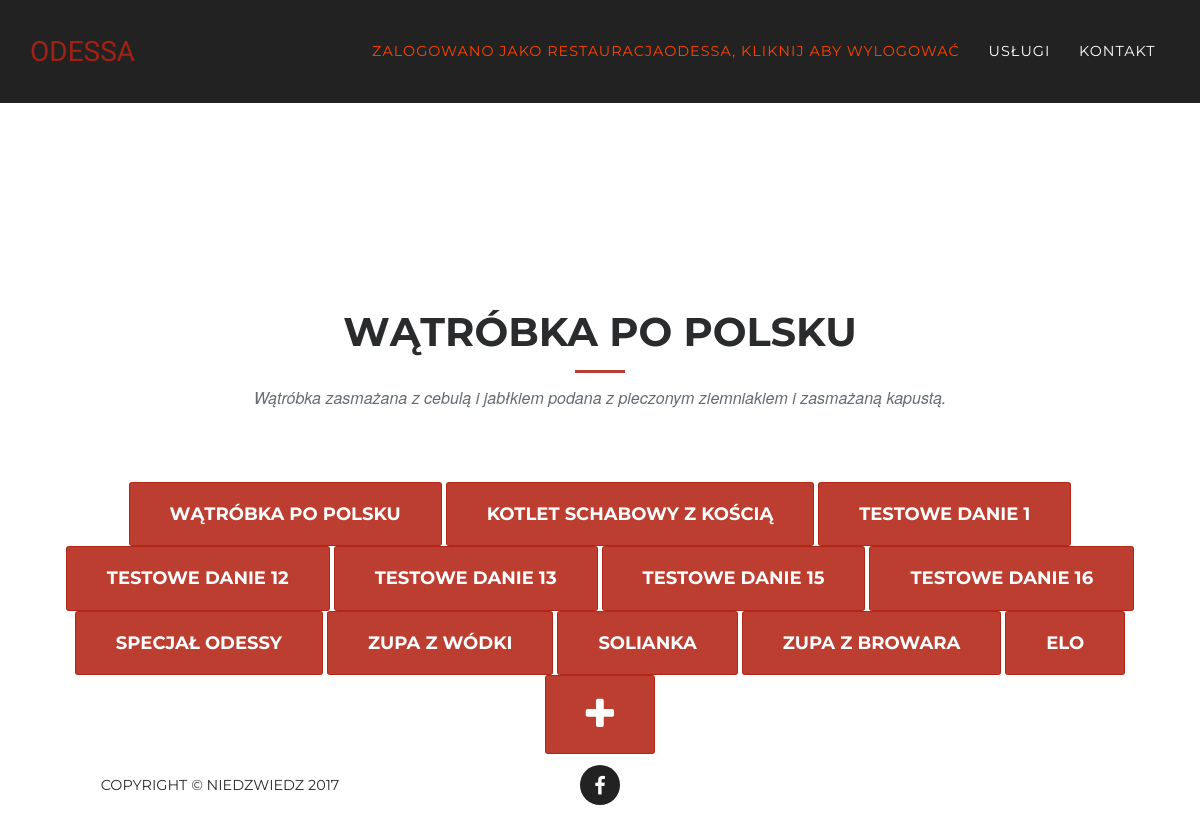
The page /dzis (signed in) on the database its author committed.
### odessaapp/models.py (models this page shows, shortened)
class DailyDish(models.Model):
    name = models.CharField(max_length=50, verbose_name="Nazwa dania", blank=False, null=False)
    description = models.TextField(verbose_name="Opis dania")

### odessaapp/views.py (the view)
# urls.py: url('^dzis$', views.daily_dish, name='daily_dish'),
def daily_dish(request):
    dish = current_dish()
    dishchoices = DailyDish.objects.all()
    return render(request, 'daily_dish.html', {'dish': dish,
                                               'dishchoices': dishchoices, })

### odessaapp/views.py (called while the page is built)
def current_dish():
    return DailyDish.objects.get(currentdailydish=CurrentDailyDish.objects.first())

### odessaapp/templates/daily_dish.html (shortened to what this page needs)
{% extends 'base.html' %}
{% block content %}
{% include 'navbar_dark.html' %}
<section id="services">
        <div class="container " style="height: 55vh;">
        <div style="height: 20vh;">
        </div>
            <div class="row vert">
                <div class="col-lg-12 text-center ">
                    <h2 class="section-heading">{{ dish.name }}</h2>
                    <hr class="primary">
                    <h3 class="section-subheading text-muted">{{ dish.description }}</h3>
                    {% if user.is_staff %}
                        {% for choice in dishchoices %}
                            <a href="{% url 'change_dish' choice.id %}" class="btn btn-xl">{{ choice.name }}</a>
                        {% endfor %}
                            <a href="{% url 'add_dish' %}" class="btn btn-xl"><i class="fa fa-plus fa-2x"></i></a>
                    {% endif %}
                </div>
            </div>
        </div>
</section>
{% endblock %}

### odessaapp/templates/base.html (shortened to what this page needs)
<!DOCTYPE html>
{% load static %}
{% load staticfiles %}
<html lang="en">
<head>
    <link href="{% static 'vendor/bootstrap/css/bootstrap.min.css' %}" rel="stylesheet">
    <link href="{% static 'vendor/font-awesome/css/font-awesome.min.css' %}" rel="stylesheet" type="text/css">
    <link href="{% static 'css/agency.min.css' %}" rel="stylesheet">
</head>
<body id="page-top">
    {% include 'navbar.html' %}
    {% block content %}
    {% endblock %}
    {% include 'footer.html' %}
</body>
</html>

### odessaapp/templates/navbar.html (shortened to what this page needs)
{% load static %}
{% load staticfiles %}
    <nav class="navbar fixed-top navbar-toggleable-md navbar-inverse" id="mainNav">
        <div class="container">
            <a class="navbar-brand" href="{% url 'index' %}">ODESSA</a>
            <div class="collapse navbar-collapse" id="navbarResponsive">
                <ul class="navbar-nav ml-auto">
                    {% if user.is_staff %}
                        <li class="nav-item">
                            <a class="nav-link" style="color: #ff4300;" href="{% url 'logout' %}">ZALOGOWANO JAKO {{ user }}, KLIKNIJ ABY WYLOGOWAĆ</a>
                        </li>
                    {% endif %}
                    <li class="nav-item">
                        <a class="nav-link" href="{% url 'index' %}#services">Usługi</a>
                    </li>
                    <li class="nav-item">
                        <a class="nav-link" href="{% url 'index' %}#contact">Kontakt</a>
                    </li>
                </ul>
            </div>
        </div>
    </nav>

### odessaapp/templates/navbar_dark.html (shortened to what this page needs)
{% load static %}
{% load staticfiles %}
    <nav class="navbar fixed-top navbar-toggleable-md navbar-inverse" id="mainNav">
        <div class="container">
            <a class="navbar-brand" href="{% url 'index' %}">ODESSA</a>
            <div class="collapse navbar-collapse" id="navbarResponsive">
                <ul class="navbar-nav ml-auto">
                    {% if user.is_staff %}
                        <li class="nav-item">
                            <a class="nav-link" style="color: #ff4300;" href="{% url 'logout' %}">ZALOGOWANO JAKO {{ user }}, KLIKNIJ ABY WYLOGOWAĆ</a>
                        </li>
                    {% endif %}
                    <li class="nav-item">
                        <a class="nav-link" href="{% url 'index' %}#services">Usługi</a>
                    </li>
                    <li class="nav-item">
                        <a class="nav-link" href="{% url 'index' %}#contact">Kontakt</a>
                    </li>
                </ul>
            </div>
        </div>
    </nav>

### odessaapp/templates/footer.html
{% load static %}
{% load staticfiles %}
    <footer>
        <div class="container">
            <div class="row">
                <div class="col-md-4">
                    <span class="copyright">Copyright &copy; Niedzwiedz 2017</span>
                </div>
                <div class="col-md-4">
                    <ul class="list-inline social-buttons">
                        <li class="list-inline-item">
                            <a href="https://www.facebook.com/RestauracjaOdessa/"><i class="fa fa-facebook"></i></a>
                        </li>
                    </ul>
                </div>
            </div>
        </div>
    </footer>

### rows shown on the page
DailyDish: name "WĄTRÓBKA PO POLSKU", description "Wątróbka zasmażana z cebulą i jabłkiem podana z pieczonym ziemniakiem i zasmażaną kapustą."
DailyDish: name "KOTLET SCHABOWY Z KOŚCIĄ"
DailyDish: name "TESTOWE DANIE 1"
DailyDish: name "TESTOWE DANIE 12"
DailyDish: name "TESTOWE DANIE 13"
DailyDish: name "TESTOWE DANIE 15"
DailyDish: name "TESTOWE DANIE 16"
DailyDish: name "SPECJAŁ ODESSY"
DailyDish: name "ZUPA Z WÓDKI"
DailyDish: name "SOLIANKA"
DailyDish: name "ZUPA Z BROWARA"
DailyDish: name "ELO"

### other values the page prints
{{ user }} "RESTAURACJAODESSA"
